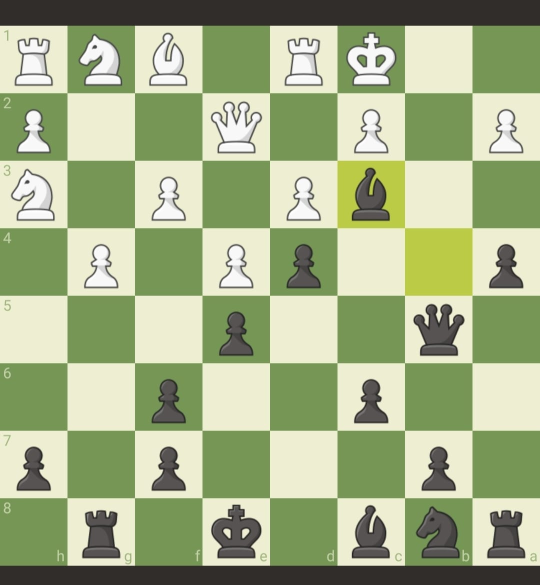
#> input picture image/chess_img.jpg, 1080 x 1170 px (shown at 1/2 size); its folder holds only this picture in this run
$ python board_candidates.py ../image/chess_img.jpg --output out.png
#> lines starting #> are read from the running program, lines starting #| are printed output that depends on the picture; after the words box and inside, x2 and y2 are one past the last pixel; in counts of white or black regions, pixels touching at a corner belong together
### image2pgn/board.py
from __future__ import annotations

from pathlib import Path
from dataclasses import dataclass

import cv2
import numpy as np


BOARD_SIZE = 640
SQUARE_SIZE = BOARD_SIZE // 8


def load_image(path: Path) -> np.ndarray:
    image = cv2.imread(str(path), cv2.IMREAD_COLOR)
#> image is the input picture: shape (1170, 1080, 3); mean B, G, R 134.7, 175.5, 162.5
    if image is None:
        raise FileNotFoundError(f"Could not read image: {path}")
    return image


@dataclass(frozen=True)
class BoardDetectionResult:
    image: np.ndarray
    details: dict


def warp_board(image: np.ndarray, output_size: int = BOARD_SIZE, *, detector: str = "legacy") -> np.ndarray:
    """Compatibility API; callers needing provenance use warp_board_result."""
    return warp_board_result(image, output_size, detector=detector).image


# [43 lines left out: function warp_board_result, not called in this run]


def _checker_template(width: int, height: int) -> np.ndarray:
    rows, cols = np.indices((height, width))
    return (((cols * 8 // width + rows * 8 // height) % 2) * 2 - 1).astype(np.float32)


def _checker_template_fast(width: int, height: int) -> np.ndarray:
    # The checker is separable: alternating row and column signs multiply to
    # the same pattern as (row_band + column_band) % 2.  Building two 1-D
    # vectors avoids the two full-size index grids created for every match.
    columns = ((np.arange(width) * 8 // width) % 2) * 2 - 1
    rows = ((np.arange(height) * 8 // height) % 2) * 2 - 1
    return -np.multiply.outer(rows, columns).astype(np.float32)


def _best_checker_match(gray: np.ndarray, width: int, height: int, *, fast_template: bool = False):
    template = _checker_template_fast(width, height) if fast_template else _checker_template(width, height)
    scores = cv2.matchTemplate(gray, template, cv2.TM_CCOEFF_NORMED)
    low, high, low_at, high_at = cv2.minMaxLoc(scores)
    return (-low, low_at) if -low > high else (high, high_at)


# [177 lines left out: functions find_screenshot_board, background_empty_squares, colored_overlay_review, split_squares, save_debug_board, _center_square_crop and 2 more, not called in this run]

### image2pgn/board_candidates.py
"""Experimental multiscale board proposals; does not select a production crop.

Run: python -m image2pgn.board_candidates IMAGE --output candidates.json
Scores are checker correlations, not calibrated confidence probabilities.
"""
from __future__ import annotations

import argparse
from dataclasses import asdict, dataclass
import json
from pathlib import Path

import cv2
import numpy as np

from .board import _best_checker_match, _checker_template_fast, load_image


@dataclass(frozen=True)
class BoardCandidate:
    bounds: tuple[int, int, int, int]
    score: float
    source: str = "multiscale_checker"


def bounds_iou(a, b) -> float:
    ax, ay, aw, ah = a
    bx, by, bw, bh = b
    intersection = max(0, min(ax + aw, bx + bw) - max(ax, bx)) * max(0, min(ay + ah, by + bh) - max(ay, by))
    union = aw * ah + bw * bh - intersection
    return float(intersection / union) if union > 0 else 0.0


def _distinct(candidates, limit):
    kept = []
    for candidate in sorted(candidates, key=lambda c: (-c.score, c.bounds)):
        if all(bounds_iou(candidate.bounds, other.bounds) < 0.8 for other in kept):
            kept.append(candidate)
            if len(kept) == limit:
                break
    return kept


def _refine(gray, candidate, *, resolution=320, padding=.06, step=2):
    # Local search at a bounded resolution; the selected board may use a finer cap.
    x, y, w, h = candidate.bounds
    pad = max(4, round(max(w, h) * padding))
    left, top = max(0, x - pad), max(0, y - pad)
    right, bottom = min(gray.shape[1], x + w + pad), min(gray.shape[0], y + h + pad)
    scale = min(1.0, resolution / max(w, h))
    roi = cv2.resize(gray[top:bottom, left:right], None, fx=scale, fy=scale, interpolation=cv2.INTER_AREA).astype(np.float32)
    best = candidate
    best_score = -1.0
    # Coordinate descent avoids a quadratic width-by-height template sweep.
    current_w, current_h = round(w * scale), round(h * scale)
    ranges = [range(max(16, round((v - pad) * scale)), min(roi.shape[1-axis], round((v + pad) * scale)) + 1, step) for axis, v in enumerate((w,h))]
    matches = {}
    for _ in range(2):
        for axis in (0,1):
            axis_best = -1.0
            for size in ranges[axis]:
                width, height = (size,current_h) if axis == 0 else (current_w,size)
                key = (width, height)
                if key not in matches:
                    matches[key] = _best_checker_match(roi,width,height,fast_template=True)
                score, (dx,dy) = matches[key]
                if score > axis_best:
                    axis_best, chosen_size = score, size
                if score > best_score:
                    best_score = score
                    bx, by = left + round(dx / scale), top + round(dy / scale)
                    bounds = (bx, by, min(round(width / scale), gray.shape[1] - bx), min(round(height / scale), gray.shape[0] - by))
                    best = BoardCandidate(bounds, float(score))
            if axis == 0:
                current_w = chosen_size
            else:
                current_h = chosen_size
    return best


def find_board_candidates(image: np.ndarray, *, max_candidates: int = 20, min_board_pixels: int = 96, max_search_width: int | None = None, search_step: int = 4, refine: bool = True) -> list[BoardCandidate]:
    """Return diverse proposals in original coordinates, without FEN feedback.

    Stage A only: no full-grid validation, contour ranking, or automatic crop
    replacement. A returned proposal is not proof that a complete board exists.
    """
#> called with max_candidates = 20, min_board_pixels = 96, search_step = 4, refine = True
    if max_candidates < 1 or min_board_pixels < 64:
        raise ValueError("max_candidates must be positive and min_board_pixels >= 64")
    if max_search_width is not None and max_search_width < 64:
        raise ValueError("max_search_width must be >= 64")
    if search_step < 1:
        raise ValueError("search_step must be positive")
    if image.ndim != 3 or image.shape[2] != 3 or image.size == 0:
        raise ValueError("image must be a nonempty BGR image")
    source_h, source_w = image.shape[:2]
#> source_h = 1170; source_w = 1080
    if min(source_h, source_w) < min_board_pixels:
        return []
    gray = cv2.cvtColor(image, cv2.COLOR_BGR2GRAY)
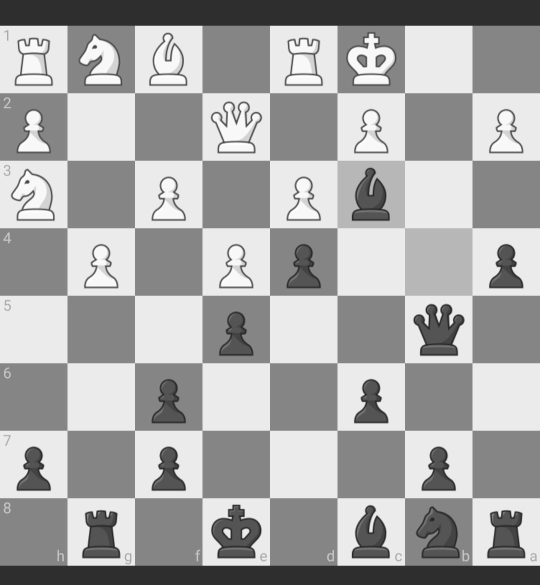
#> gray: shape (1170, 1080) (shown at 1/2 size); min 23, max 255, mean 167
    proposals = []
    # Larger levels search only sizes too small at the previous level. No upscaling.
    previous_scale = None
    targets = [320, 640]
    final_width = min(source_w, max(640, int(np.ceil(source_w * 64 / min_board_pixels))))
#> final_width = 720
    while targets[-1] < final_width:
        targets.append(min(targets[-1] * 2, final_width))
#> this loop made 1 pass
#> after the loop, targets = [320, 640, 720]
    if max_search_width is not None:
        targets = sorted(set(min(t, max_search_width) for t in targets))
    for target in targets:
        scale = min(1.0, target / source_w)
        if previous_scale is not None and scale <= previous_scale:
            continue
        work = cv2.resize(gray, (round(source_w * scale), max(1, round(source_h * scale))), interpolation=cv2.INTER_AREA).astype(np.float32)
        lower = max(64, int(np.ceil(min_board_pixels * scale)))
        upper = min(work.shape)
        if previous_scale is not None:
            upper = min(upper, int(np.ceil(72 * scale / previous_scale)))
        for width in range(lower, upper + 1, search_step):
            for aspect in (0.92, 1.0, 1.04):
                height = round(width * aspect)
                if height > work.shape[0]:
                    continue
                scores = np.abs(cv2.matchTemplate(work, _checker_template_fast(width, height), cv2.TM_CCOEFF_NORMED))
                for _ in range(3):
                    _, score, _, (x, y) = cv2.minMaxLoc(scores)
                    if score < 0.25:
                        break
                    bx, by = round(x / scale), round(y / scale)
                    bounds = (bx, by, min(round(width / scale), source_w - bx), min(round(height / scale), source_h - by))
                    proposals.append(BoardCandidate(bounds, float(score)))
                    radius = max(1, width // 4)
                    scores[max(0, y-radius):y+radius+1, max(0, x-radius):x+radius+1] = 0
        previous_scale = scale
#> this loop made 3 passes
#> (target, scale, upper, previous_scale) on passes 1 to 3: (320, 0.296, 320, 0.296), (640, 0.593, 144, 0.593), (720, 0.667, 81, 0.667)
#> pass 1, in find_board_candidates, `work = cv2.resize(gray, (round(source_w * scale), max(1, round(source_..`:
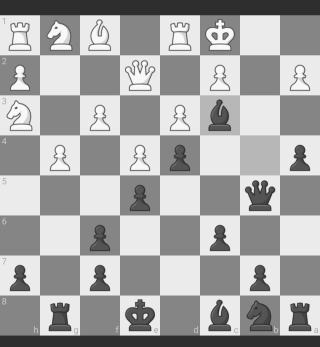
#> work: shape (347, 320) float32; min 42, max 253, mean 167
#> after the loop:
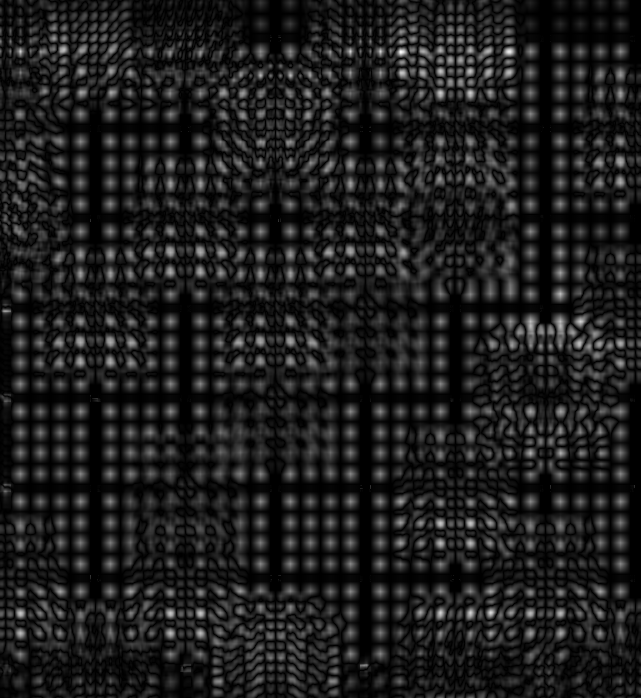
#> scores: shape (698, 641) float32; min 0, max 0.141, mean 0.0171; drawn with min black and max white
#> after the loop, proposals = 29 items
    coarse = _distinct(proposals, max_candidates)
#> the loop in _distinct, `for candidate in sorted(candidates, key=lambda c: (-c.score, c.bounds)):` made 29 passes
#> after the loop in _distinct, `for candidate in sorted(candidates, key=lambda c: (-c.score, c.bounds)):`: kept = 2 items
#> coarse = 2 items
    if not refine:
        return coarse
    return _distinct([_refine(gray, candidate) for candidate in coarse], max_candidates)
#> the loop in _refine, `for _ in range(2):` made 2 passes
#> pass 1, in _best_checker_match (call 2), `template = _checker_template_fast(width, height) if fast_template else..`:
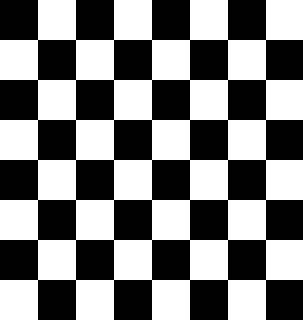
#> template: shape (320, 303) float32; values -1 (black) and 1 (white), 50% white; 1 white region, box (x1, y1, x2, y2) and area: (0, 0, 303, 320) 48480
#> after the loop in _refine, `for _ in range(2):`: best_score = 0.753; bounds = (0, 51, 1077, 1080); bx = 0; by = 51; chosen_size = 319; matches = 39 items
#> call 2 of _refine, with resolution = 320, padding = 0.06, step = 2
#> in _refine (call 2), `x, y, w, h = candidate.bounds`: x = 68; y = 91; w = 945; h = 982
#> in _refine (call 2), `pad = max(4, round(max(w, h) * padding))`: pad = 59
#> in _refine (call 2), `left, top = max(0, x - pad), max(0, y - pad)`: left = 9; top = 32
#> in _refine (call 2), `right, bottom = min(gray.shape[1], x + w + pad), min(gray.shape[0], y ..`: right = 1072; bottom = 1132
#> in _refine (call 2), `scale = min(1.0, resolution / max(w, h))`: scale = 0.326
#> in _refine (call 2), `roi = cv2.resize(gray[top:bottom, left:right], None, fx=scale, fy=scal..`:
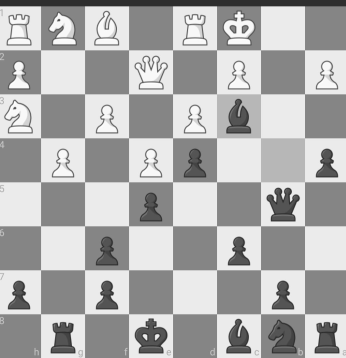
#> roi: shape (358, 346) float32; min 40, max 255, mean 174.7
#> in _refine (call 2), `current_w, current_h = round(w * scale), round(h * scale)`: current_w = 308; current_h = 320
#> in _refine (call 2), `ranges = [range(max(16, round((v - pad) * scale)), min(roi.shape[1-axi..`: ranges = 2 items
#> the loop in _refine (call 2), `for _ in range(2):` made 2 passes
#> pass 1, in _best_checker_match (call 40), `scores = cv2.matchTemplate(gray, template, cv2.TM_CCOEFF_NORMED)`:
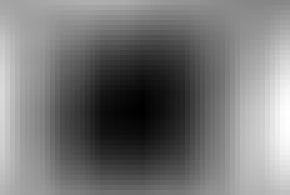
#> scores: shape (39, 58) float32 (shown 5 times larger); min -0.192, max 0.116, mean -0.0492; drawn with min black and max white
#> pass 1, in _best_checker_match (call 41), `template = _checker_template_fast(width, height) if fast_template else..`:
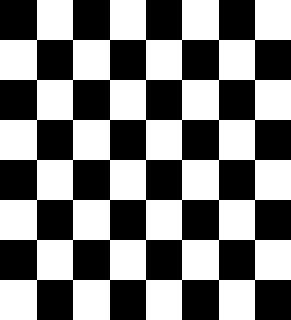
#> template: shape (320, 291) float32; values -1 (black) and 1 (white), 50% white; 1 white region, box (x1, y1, x2, y2) and area: (0, 0, 291, 320) 46560
#> the loop in _distinct (call 2), `for candidate in sorted(candidates, key=lambda c: (-c.score, c.bounds)):` made 2 passes


def main():
    parser = argparse.ArgumentParser(description=__doc__)
    parser.add_argument("image", type=Path)
    parser.add_argument("--output", type=Path, required=True)
    args = parser.parse_args()
    candidates = find_board_candidates(load_image(args.image))
    args.output.parent.mkdir(parents=True, exist_ok=True)
    args.output.write_text(json.dumps({"schema": "board-candidates-v1", "requires_review": True, "candidates": [asdict(c) for c in candidates]}, indent=2), encoding="utf-8")


if __name__ == "__main__":
    main()

$ run again, on image/chess_img3.png
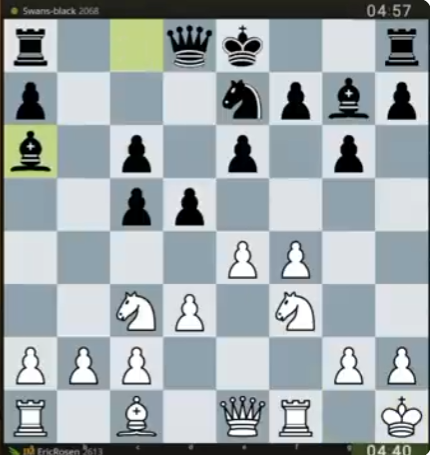
#> input picture image/chess_img3.png, 430 x 455 px
#> in load_image, image is the input picture: shape (455, 430, 3); mean B, G, R 172.2, 168.9, 159.2
#> source_h = 455; source_w = 430
#> after the loop in find_board_candidates, `while targets[-1] < final_width:`: targets = [320, 640]
#> the loop in find_board_candidates, `for target in targets:` made 2 passes
#> (target, scale, lower, upper, previous_scale) on passes 1 to 2: (320, 0.744, 72, 320, 0.744), (640, 1, 96, 97, 1)
#> after the loop in find_board_candidates, `for target in targets:`:
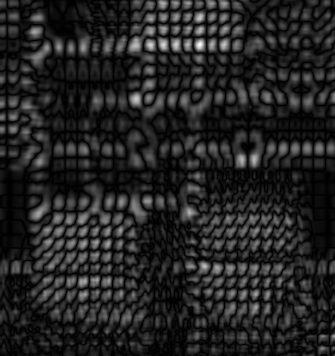
#> scores: shape (356, 335) float32; min 1.48e-09, max 0.123, mean 0.0171; drawn with min black and max white
#> after the loop in find_board_candidates, `for target in targets:`: proposals = 19 items
#> the loop in _distinct, `for candidate in sorted(candidates, key=lambda c: (-c.score, c.bounds)):` made 19 passes
#> after the loop in _distinct, `for candidate in sorted(candidates, key=lambda c: (-c.score, c.bounds)):`: kept = 1 item
#> the loop in _refine, `for _ in range(2):` made 2 passes
#> pass 1, in _best_checker_match (call 2), `scores = cv2.matchTemplate(gray, template, cv2.TM_CCOEFF_NORMED)`:
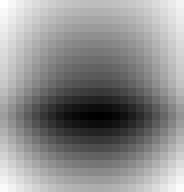
#> scores: shape (24, 23) float32 (shown 8 times larger); min -0.379, max -0.0731, mean -0.209; drawn with min black and max white
#> after the loop in _refine, `for _ in range(2):`: best_score = 0.481; bounds = (4, 19, 425, 425); bx = 4; by = 19; chosen_size = 320; matches = 33 items
#> the loop in _distinct (call 2), `for candidate in sorted(candidates, key=lambda c: (-c.score, c.bounds)):` made 1 pass
#> candidates = 1 item

$ run again, on image/chess_img4.png
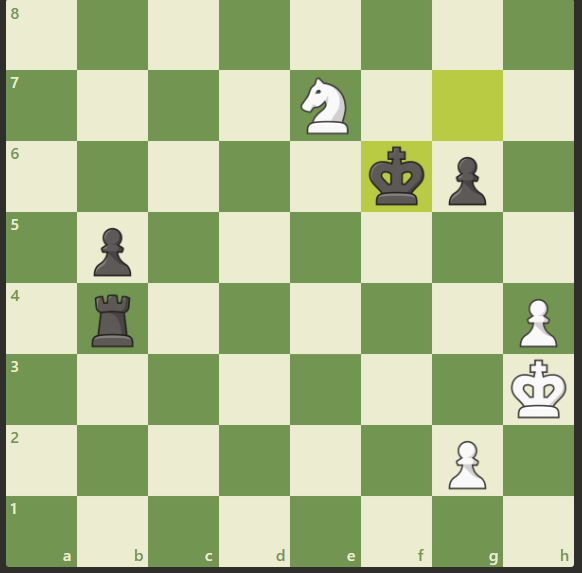
#> input picture image/chess_img4.png, 582 x 573 px
#> in load_image, image is the input picture: shape (573, 582, 3); mean B, G, R 141.1, 187, 171.3
#> source_h = 573; source_w = 582
#> after the loop in find_board_candidates, `while targets[-1] < final_width:`: targets = [320, 640]
#> the loop in find_board_candidates, `for target in targets:` made 2 passes
#> (target, scale, lower, upper, previous_scale) on passes 1 to 2: (320, 0.55, 64, 315, 0.55), (640, 1, 96, 131, 1)
#> after the loop in find_board_candidates, `for target in targets:`:
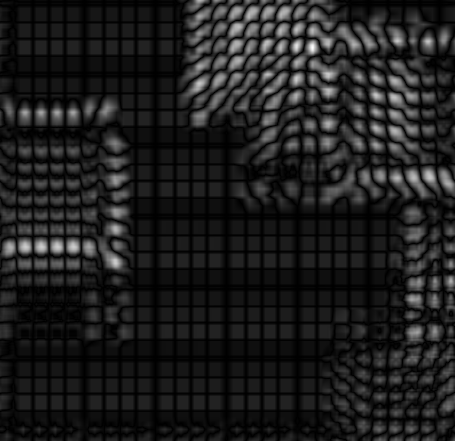
#> scores: shape (441, 455) float32; min 1.13e-09, max 0.0663, mean 0.00792; drawn with min black and max white
#> after the loop in find_board_candidates, `for target in targets:`: proposals = 29 items
#> the loop in _distinct, `for candidate in sorted(candidates, key=lambda c: (-c.score, c.bounds)):` made 29 passes
#> after the loop in _distinct, `for candidate in sorted(candidates, key=lambda c: (-c.score, c.bounds)):`: kept = 2 items
#> the loop in _refine, `for _ in range(2):` made 2 passes
#> after the loop in _refine, `for _ in range(2):`: best_score = 0.918; bounds = (7, 0, 565, 567); bx = 7; by = 0; chosen_size = 319; matches = 39 items
#> roi: shape (355, 346) float32
#> the loop in _refine (call 2), `for _ in range(2):` made 2 passes
#> pass 1, in _best_checker_match (call 41), `template = _checker_template_fast(width, height) if fast_template else..`:
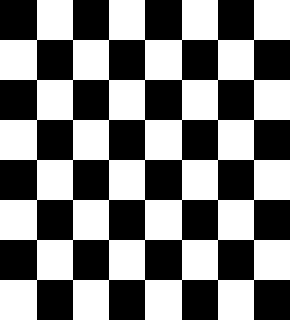
#> template: shape (320, 290) float32; values -1 (black) and 1 (white), 50% white; 1 white region, box (x1, y1, x2, y2) and area: (0, 0, 290, 320) 46400
#> the loop in _distinct (call 2), `for candidate in sorted(candidates, key=lambda c: (-c.score, c.bounds)):` made 2 passes
